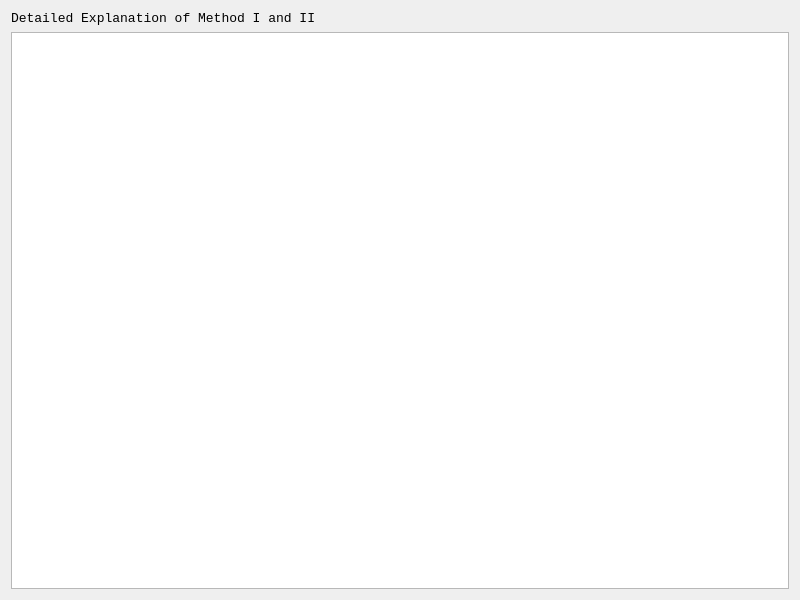
<?xml version="1.0" encoding="UTF-8"?>
<ui version="4.0">
 <class>aboutCmpMethods</class>
 <widget class="QWidget" name="aboutCmpMethods">
  <property name="geometry">
   <rect>
    <x>0</x>
    <y>0</y>
    <width>800</width>
    <height>600</height>
   </rect>
  </property>
  <property name="windowTitle">
   <string>Methods</string>
  </property>
  <property name="windowIcon">
   <iconset resource="mainIcon.qrc">
    <normaloff>:/resources/icon/help.ico</normaloff>:/resources/icon/help.ico</iconset>
  </property>
  <layout class="QGridLayout" name="gridLayout">
   <item row="0" column="0">
    <layout class="QVBoxLayout" name="verticalLayout">
     <item>
      <widget class="QLabel" name="helpTitle">
       <property name="font">
        <font>
         <family>Consolas</family>
         <pointsize>10</pointsize>
        </font>
       </property>
       <property name="text">
        <string>Detailed Explanation of Method I and II</string>
       </property>
      </widget>
     </item>
     <item>
      <widget class="QTextEdit" name="helpContentArea">
       <property name="font">
        <font>
         <family>Consolas</family>
         <pointsize>10</pointsize>
        </font>
       </property>
       <property name="readOnly">
        <bool>true</bool>
       </property>
      </widget>
     </item>
    </layout>
   </item>
  </layout>
 </widget>
 <resources>
  <include location="mainIcon.qrc"/>
 </resources>
 <connections/>
</ui>
